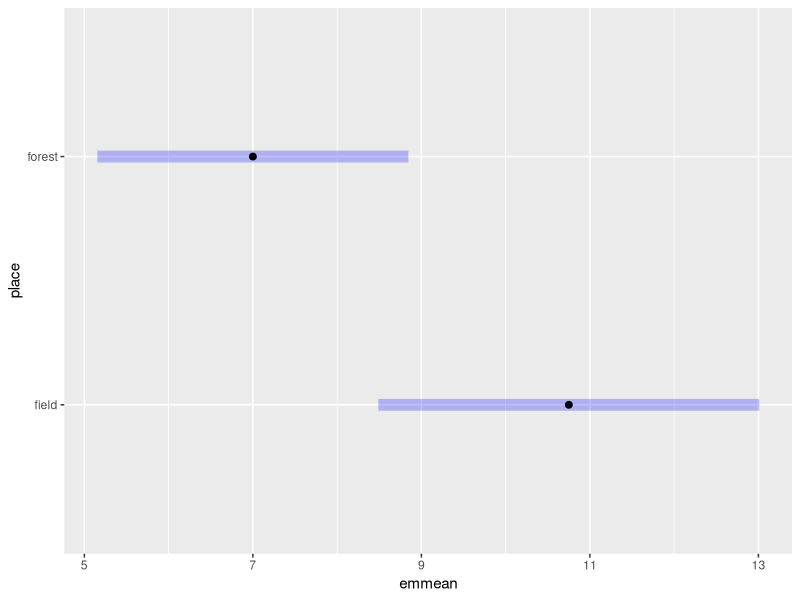
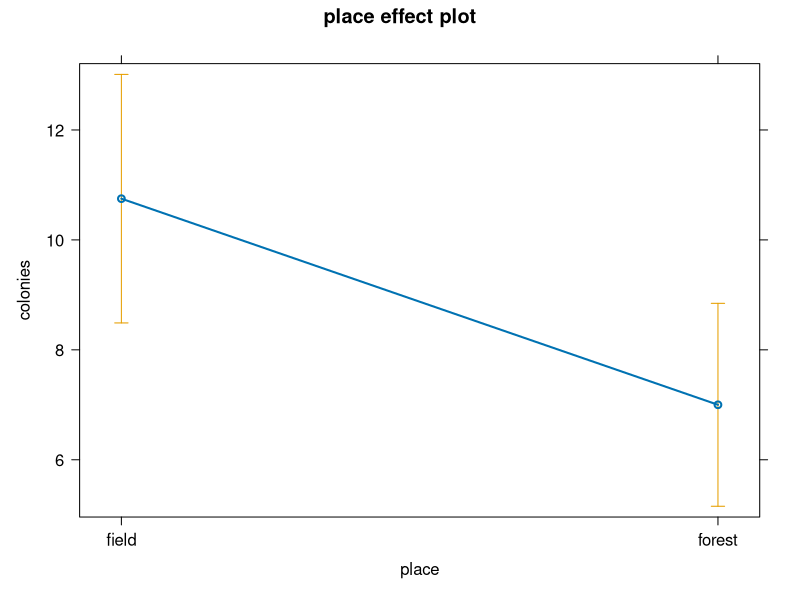
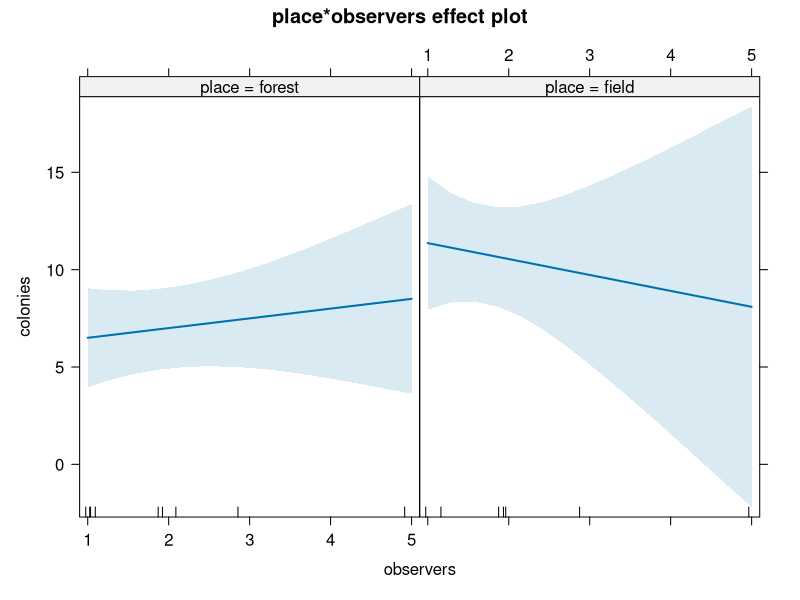
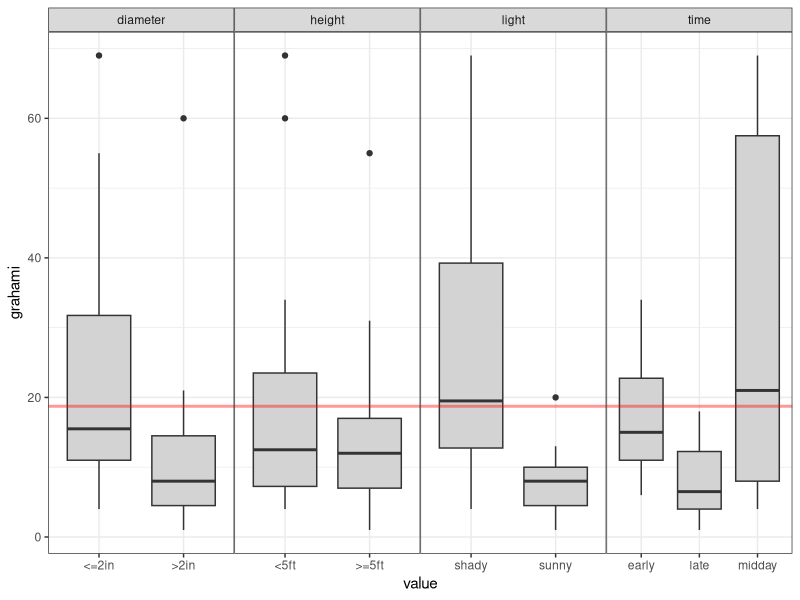
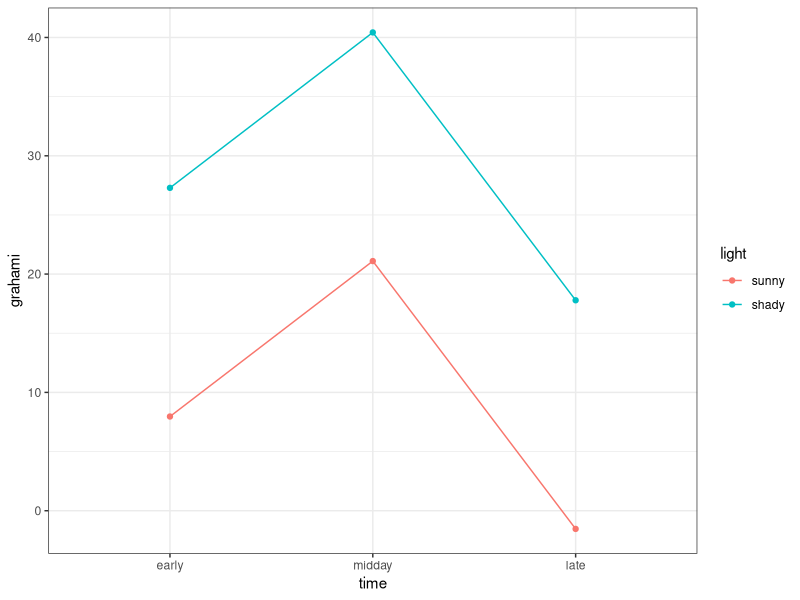
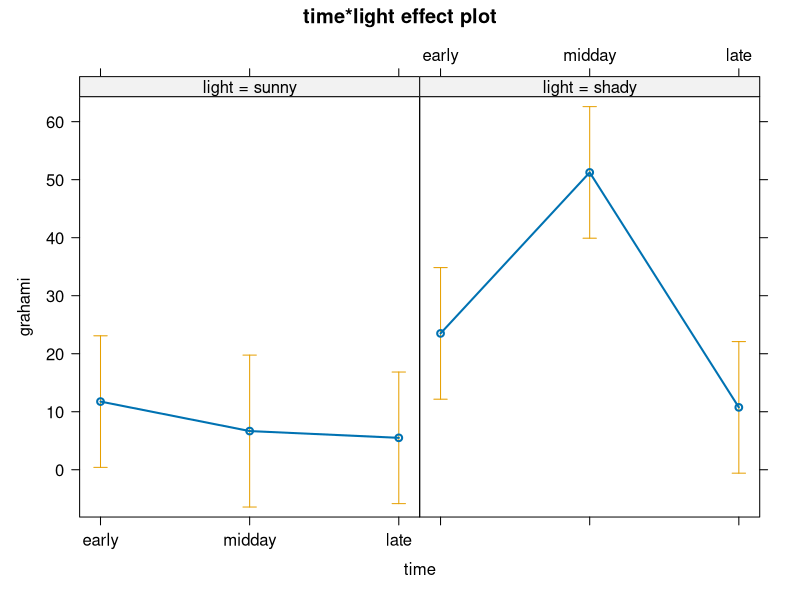
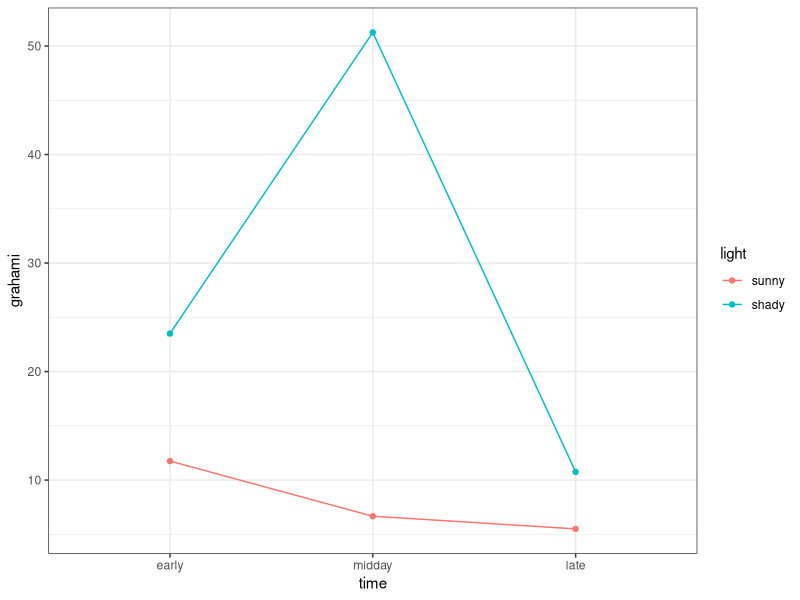
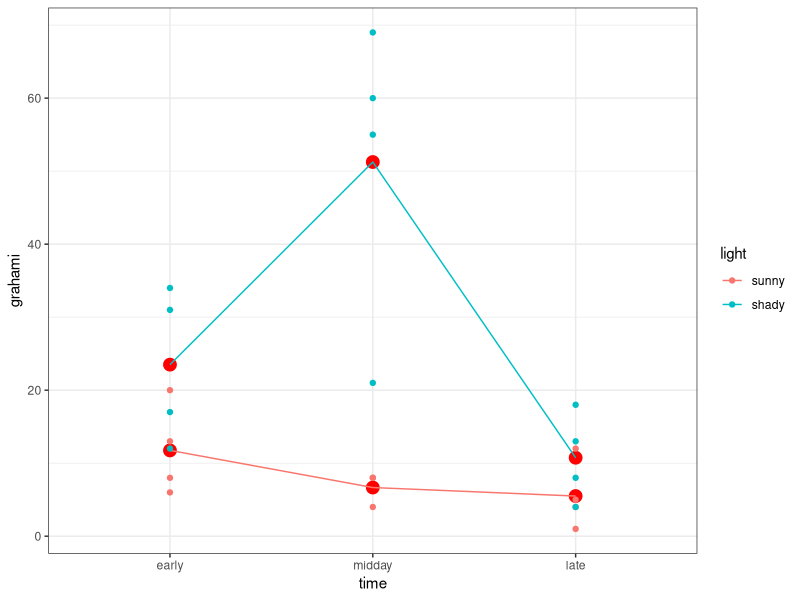

Generate these figures, in order, with R:
rm(list=ls()) # clears workspace


##linear model paramters##
##week 8###

###some data###
forest <- c(9, 6, 4, 6, 7, 10)
field  <- c(12, 9, 12, 10)
ants <- data.frame(
  place=rep(c("field","forest"),
            c(length(field), length(forest))),
  colonies=c(field,forest),
  observers=c(1,3,2,1,5,2,1,2,1,1)
)

##utility function for pretty printing
pr <- function(m) printCoefmat(coef(summary(m)),
                               digits=3,signif.stars=FALSE)

## Simple models
head(ants)

lm1 <- lm(colonies~place, data = ants)
summary(lm1)


pr(lm1 <- lm(colonies~place,data=ants))
#change level
ants$place = as.factor(ants$place)
ants$place = relevel(ants$place, ref="forest")

#- The `(Intercept)` row refers to $\beta_1$, 
#which is the mean density in the "field" sites ("field" comes before "forest").

##Get the estimates per group, rather than the differences
pr(lm0 <- lm(colonies~place-1,data=ants))
#now, these models are the values of the variables rather than the differences
#Note - how you would get these "groups" may be specific to your model formula. Be careful generalizing.


##How should I interpret my output?

#my go to:
predict(lm1,newdata=data.frame(place=c("field","forest")),
        interval="confidence")

#you can also add predictions to your dataframe
ants$yhat=predict(lm1)
head(ants)


##other helpful packages
library(effects)
summary(allEffects(lm1))

#emmeans
library(emmeans)
em_lm1 = emmeans(lm1,specs = ~place)
em_lm1
plot(em_lm1)
#this is a useful vignette:
#https://cran.r-project.org/web/packages/emmeans/vignettes/comparisons.html


#plot the effects
plot(allEffects(lm1))

pr(lm3 <- lm(colonies~place*observers,data=ants))
plot(allEffects(lm3))

#emmeans
em_lm3 = emmeans(lm3,specs = ~place*observers)
em_lm3

##More than two levels
lizards <- read.csv("lizards.csv")

#plot the data
library("ggplot2"); theme_set(theme_bw()+
                               theme(panel.spacing=grid::unit(0,"lines")))
library(dplyr);library(tidyr)
library(tidyverse)
mliz <- lizards %>%
  dplyr::select(grahami,height,diameter,light,time) %>%
  gather(variable,value,-grahami)
mliz

ggplot(mliz,aes(x=value,y=grahami))+
  geom_boxplot(fill="lightgray")+
  facet_wrap(~variable,scale="free_x",nrow=1)+
  geom_hline(yintercept=mean(lizards$grahami),colour="red",lwd=1,alpha=0.4) #line is at mean number of lizards

#run a regression on the time variable
pr(lm(grahami~time,data=lizards))


#time is categorical, not continous, so our contrasts don't make much sense
lizards <- mutate(lizards,
                 time=factor(time,
                             levels=c("early","midday","late")))
#mutate computes and adds new variable(s). Preserves existing variables.
levels(lizards$time)

#using relevel
levels(lizards$time) #here are the existing levels
lizards$time <- relevel(lizards$time, ref = "late" ) #change reference to late
pr(lm(grahami~time,data=lizards))

#get back to earlier levels
lizards <- mutate(lizards,
                  time=factor(time,
                              levels=c("early","midday","late")))

## Multiple treatments and interactions
## Categorical variables

## Additive models

#Consider the `light` variable in addition to `time`
#light and time might both affect lizard perching behavior
head(lizards)
pr(lmTL1 <- lm(grahami~time+light,data=lizards))
#the intercept is early, shady. timemiday and timelate are the changes in the "shady" line. 
#lightsunny, gives us the intercept difference for all the time variables under sunny conditions 
#e.g. each point moves down -19.32

## we can plot this to make sure

pp <- with(lizards,expand.grid(time=unique(time),light=unique(light)))
pp$grahami <- predict(lmTL1,newdata=pp)

ggplot(pp,aes(x=time,y=grahami,colour=light))+
  geom_point()+
  geom_line(aes(group=light))

#what are the p-values giving us?
## Other ways of doing multiple comparisons
pr(lmTL1 <- lm(grahami~time+light,data=lizards))

library(emmeans)
library(multcompView)
library(multcomp)
emmeans(lmTL1, specs = "time", contr = "pairwise")
lsm1<-emmeans(lmTL1,pairwise~time)

pairs(lsm1)
cld(lsm1$emmeans)
cld(lsm1$emmeans, Letters = "ABCDEFGHIJ") 

## Interactive Models ##
pr(lmTL2 <- lm(grahami~time*light,data=lizards))
lmTL2 <- lm(grahami~time*light,data=lizards)
summary(lmTL2)

## Releveling interactive models
lizards$time <- relevel(lizards$time, ref = "early" )
lizards$light = as.factor(lizards$light)
lizards$light <- relevel(lizards$light, ref = "sunny" )

pr(lmTL2 <- lm(grahami~time*light,data=lizards))

## Using emmeans
# we can add the interaction for all pairwise comparisons
lsm2<-emmeans(lmTL2,pairwise~time*light)
lsm2

library(effects)
plot(allEffects(lmTL2))

##plotting the interactive model
lizards$yhat = predict(lmTL2)

##plotting the interactive model
pp <- with(lizards,
           expand.grid(time=unique(time),
                       light=unique(light)))
#make a new dataframe with all the unique values of time
#and all the unique values light
#expand.grid says "give me every combination possible"

pp
#look at new data frame

pp$grahami <- predict(lmTL2,newdata=pp)
#this says- predict the number of grahami lizards using my new data frame, pp
#since pp has every combination possible, you will get a prediction for every value


ggplot(pp,aes(x=time,y=grahami,colour=light))+
  geom_point()+
  geom_line(aes(group=light))
#this is a plot of our model predictions
#but we need to add our actual data

###ADD RAW data to plot###
ggplot(data=pp,aes(x=time,y=grahami,colour=light))+ #set up plot using predictions dataset
  geom_point(color="red", size=4)+ #plot the prediction
  geom_line(aes(group=light))+ #draw lines b/t predictions, group them by light conditions
  geom_point(data=lizards, aes(x=time,y=grahami,colour = light)) #add the observed data to the plot
#note - I am calling the original dataframe - lizards
#i am therefore setting up aes again


##what if I had a continuous variable?
lmLC <- lm(grahami~time*opalinus, data=lizards)
summary(lmLC)

#make a new dataframe
new.dat.combos <- with(lizards, #use lizards
                       expand.grid(time=unique(time), #give me all the unique values of time
                                   opalinus=seq(min(opalinus),max(opalinus), by=1)
                                   #give me a sequence of numbers from the min of opalinus to the max of opalinus, space the numbers "by 1"
                       ))

#predict number of grahami using new data frame
new.dat.combos$grahami <- predict(lmLC,newdata=new.dat.combos)


###plotting prediction + data with continuous example#
ggplot(new.dat.combos,aes(x=opalinus,y=grahami,colour=time))+ #set up plot using predictions dataset
  geom_line(aes(group=time))+ #draw lines that are predictions, group them by light conditions
  geom_point(data=lizards, aes(x=opalinus,y=grahami,colour = time)) #add the observed data to the plot
#note - I am calling the original dataframe - lizards
#i am therefore setting up aes again

##if you have two continuous variables, you will prob want to bin to ease visualization##
bats = read.csv("bat_data.csv")
head(bats)
bats$lgdL = log10(bats$gdL)

lmBAT <- lm(lgdL~count*temp, data= bats)
summary(lmBAT)
plot(allEffects(lmBAT))
#this knows to bin the temperature data

new.bat.combos = with(bats,
                      expand.grid(
                        count = seq(min(count, na.rm=T), max(count, na.rm=T), by=1),
                        temp = c(2, 6, 10) #just pick 3 temps to demonstrate effect
                      ))


#predict lgdL using new data frame - preserve original predictor structure (e.g. use temp, not temp.bin)
new.bat.combos$lgdL <- predict(lmBAT,newdata=new.bat.combos)


###plotting prediction + data with two continuous variables, binning one#
ggplot(new.bat.combos,aes(x=count,y=lgdL,colour=temp))+ #set up plot using predictions dataset
  geom_line(aes(group=temp))+ #draw lines that are predictions, group them by light conditions
  geom_point(data=bats, aes(x=count,y=lgdL,colour = temp)) #add the observed data to the plot
